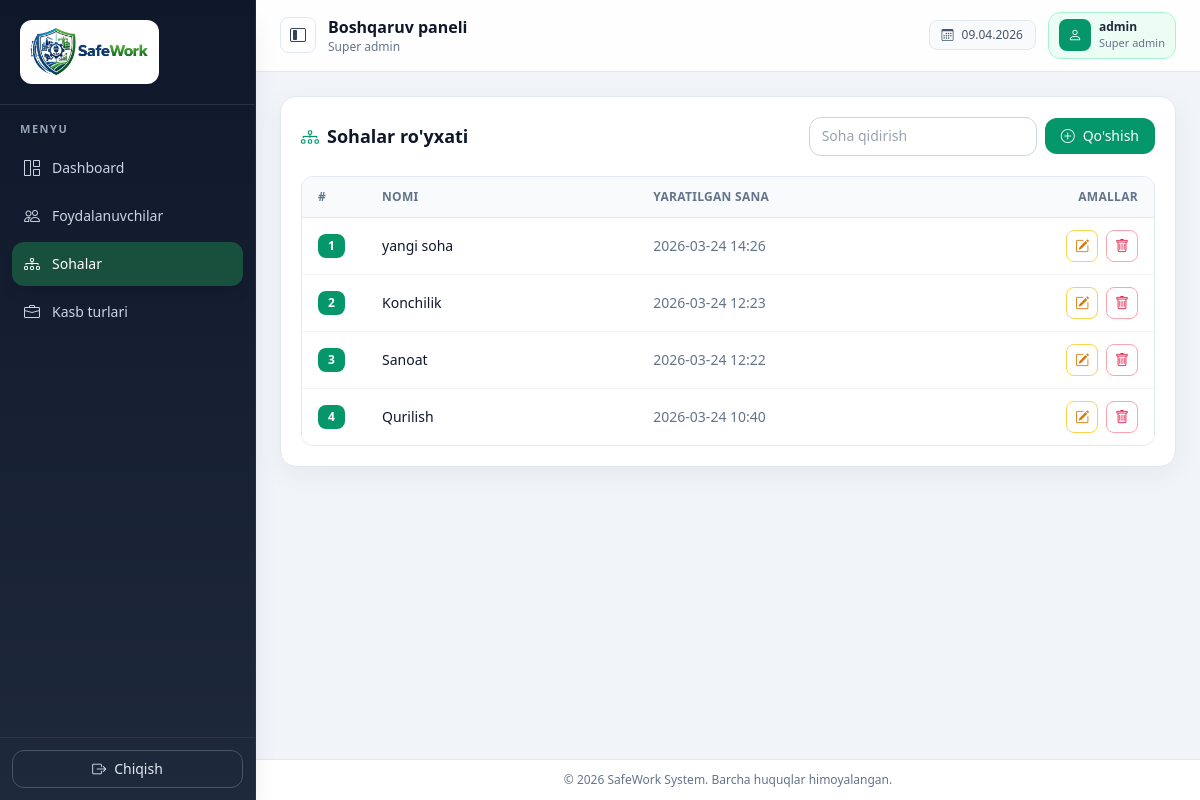
The page /industries/ (signed in) on the database its author committed.
### industries/models.py (models this page shows, shortened)
class Industry(models.Model):
    name = models.CharField(max_length=255, unique=True)
    created_at = models.DateTimeField(auto_now_add=True)
    class Meta:
        ordering = ['-created_at']
        verbose_name_plural = 'Industries'

### industries/views.py (the view)
# urls.py: path('', IndustryListView.as_view(), name='list'),
class IndustryListView(SuperuserActionRequiredMixin, View):
    template_name = 'industries.html'
    def get(self, request, *args, **kwargs):
        q = request.GET.get('q', '').strip()
        sort = request.GET.get('sort', 'created_at')
        direction = request.GET.get('dir', 'desc')
        sort_map = {
            'id': 'id',
            'name': 'name',
            'created_at': 'created_at',
        }
        sort_field = sort_map.get(sort, 'created_at')
        if direction == 'desc':
            sort_field = f'-{sort_field}'
        industries = Industry.objects.all()
        if q:
            industries = industries.filter(name__icontains=q)
        industries = industries.order_by(sort_field)
        context = {
            'form': IndustryCreateForm(),
            'industries': industries,
            'q': q,
            'sort': sort,
            'dir': direction,
        }
        context.update({'is_super_admin': True, 'is_company_admin': False, 'role_name': 'Super admin'})
        return render(request, self.template_name, context)

### industries/forms.py
class IndustryCreateForm(forms.ModelForm):
    class Meta:
        model = Industry
        fields = ['name']
        widgets = {
            'name': forms.TextInput(
                attrs={
                    'class': 'form-control',
                    'placeholder': "Soha nomini kiriting",
                }
            )
        }

### accounts/mixins.py (called while the page is built)
    def test_func(self):
        return self.request.user.is_superuser

### templates/industries.html (shortened to what this page needs)
{% extends 'base.html' %}
{% block content %}
<div class="rounded-2xl border border-slate-200 bg-white p-5 shadow-[0_8px_30px_rgba(15,23,42,0.05)]">
    <div class="mb-5 flex flex-wrap items-center justify-between gap-3">
        <h2 class="text-lg font-semibold text-slate-900">
            <i class="bi bi-diagram-3 mr-2 text-emerald-600"></i>Sohalar ro'yxati
        </h2>
        <div class="flex flex-wrap items-center gap-2">
            <form class="flex" method="get">
                <input
                    id="industry-search"
                    class="form-control min-w-[220px]"
                    type="search"
                    name="q"
                    value="{{ q }}"
                    placeholder="Soha qidirish"
                />
            </form>
            {% if is_super_admin %}
                <button class="inline-flex items-center gap-2 rounded-xl bg-emerald-600 px-4 py-2 text-sm font-medium text-white transition hover:bg-emerald-700" data-bs-toggle="modal" data-bs-target="#industryAddModal" type="button">
                    <i class="bi bi-plus-circle"></i> Qo'shish
                </button>
            {% endif %}
        </div>
    </div>
    <div class="overflow-x-auto rounded-xl border border-slate-200">
        <table id="industry-table" class="min-w-full divide-y divide-slate-200 text-sm">
            <thead class="bg-slate-50 text-left text-xs font-semibold uppercase tracking-wide text-slate-500">
                <tr>
                    <th class="px-4 py-3 w-16"><a class="table-head-link" href="?q={{ q }}&sort=id&dir={% if sort == 'id' and dir == 'asc' %}desc{% else %}asc{% endif %}">#</a></th>
                    <th class="px-4 py-3"><a class="table-head-link" href="?q={{ q }}&sort=name&dir={% if sort == 'name' and dir == 'asc' %}desc{% else %}asc{% endif %}">Nomi</a></th>
                    <th class="px-4 py-3"><a class="table-head-link" href="?q={{ q }}&sort=created_at&dir={% if sort == 'created_at' and dir == 'asc' %}desc{% else %}asc{% endif %}">Yaratilgan sana</a></th>
                    {% if is_super_admin %}
                        <th class="px-4 py-3 text-right w-32">Amallar</th>
                    {% endif %}
                </tr>
            </thead>
            <tbody class="divide-y divide-slate-100 bg-white">
                {% for industry in industries %}
                    <tr class="hover:bg-slate-50">
                        <td class="px-4 py-3">
                            <span class="inline-flex rounded-lg bg-emerald-600 px-2.5 py-1 text-xs font-semibold text-white">{{ forloop.counter }}</span>
                        </td>
                        <td class="px-4 py-3 font-medium text-slate-900">{{ industry.name }}</td>
                        <td class="px-4 py-3 text-slate-500">{{ industry.created_at|date:'Y-m-d H:i' }}</td>
                        {% if is_super_admin %}
                            <td class="px-4 py-3 text-right">
                                <button class="mr-1 inline-flex h-8 w-8 items-center justify-center rounded-lg border border-amber-300 text-amber-600 transition hover:bg-amber-50" data-bs-toggle="modal" data-bs-target="#industryEditModal{{ industry.id }}" type="button">
                                    <i class="bi bi-pencil-square"></i>
                                </button>
                                <button class="inline-flex h-8 w-8 items-center justify-center rounded-lg border border-rose-300 text-rose-600 transition hover:bg-rose-50" data-bs-toggle="modal" data-bs-target="#industryDeleteModal{{ industry.id }}" type="button">
                                    <i class="bi bi-trash"></i>
                                </button>
                            </td>
                        {% endif %}
                    </tr>
                {% empty %}
                    <tr>
                        <td colspan="{% if is_super_admin %}4{% else %}3{% endif %}" class="px-4 py-10 text-center text-slate-400">
                            <i class="bi bi-inbox mb-2 block text-2xl"></i>Ma'lumot topilmadi
                        </td>
                    </tr>
                {% endfor %}
            </tbody>
        </table>
    </div>
</div>
{% endblock %}

### templates/base.html (shortened to what this page needs)
{% load static %}
<!DOCTYPE html>
<html lang="uz">
<head>
    <script src="https://cdn.tailwindcss.com"></script>
    <link href="https://cdn.jsdelivr.net/npm/bootstrap-icons@1.11.3/font/bootstrap-icons.min.css" rel="stylesheet" />
</head>
<body class="bg-slate-100 text-slate-900 antialiased">
<div class="app-shell flex min-h-screen w-full">
    <aside id="app-sidebar" class="sidebar fixed inset-y-0 left-0 z-40 flex w-64 -translate-x-full flex-col border-r border-slate-700/40 bg-gradient-to-b from-slate-900 to-slate-800 text-slate-100 shadow-xl lg:static lg:translate-x-0">
        <div class="flex items-center border-b border-slate-700/60 px-5 py-5">
            <div class="flex h-16 items-center justify-center rounded-xl bg-white px-2.5 py-1.5 shadow-sm">
                <img src="{% static 'images/safework-logo2.png' %}" alt="SafeWork logo" class="h-12 w-auto object-contain" />
            </div>
        </div>
        <nav class="flex-1 px-3 py-4">
            <div class="px-2 pb-2 text-[11px] font-semibold uppercase tracking-[0.14em] text-slate-400">Menyu</div>
            <a class="nav-link mb-1 flex items-center gap-3 rounded-xl px-3 py-2.5 text-sm font-medium transition {% if request.resolver_match.url_name == 'dashboard' %}bg-brand-500/30 text-white shadow-lg shadow-brand-900/20{% else %}text-slate-300 hover:bg-white/10 hover:text-white{% endif %}" href="{% url 'dashboard' %}">
                <i class="bi bi-grid-1x2 text-base"></i> Dashboard
            </a>
            {% if is_super_admin %}
                <a class="nav-link mb-1 flex items-center gap-3 rounded-xl px-3 py-2.5 text-sm font-medium transition {% if request.resolver_match.url_name == 'users' %}bg-brand-500/30 text-white shadow-lg shadow-brand-900/20{% else %}text-slate-300 hover:bg-white/10 hover:text-white{% endif %}" href="{% url 'users' %}">
                    <i class="bi bi-people text-base"></i> Foydalanuvchilar
                </a>
                <a class="nav-link mb-1 flex items-center gap-3 rounded-xl px-3 py-2.5 text-sm font-medium transition {% if request.resolver_match.namespace == 'industries' %}bg-brand-500/30 text-white shadow-lg shadow-brand-900/20{% else %}text-slate-300 hover:bg-white/10 hover:text-white{% endif %}" href="{% url 'industries:list' %}">
                    <i class="bi bi-diagram-3 text-base"></i> Sohalar
                </a>
                <a class="nav-link mb-1 flex items-center gap-3 rounded-xl px-3 py-2.5 text-sm font-medium transition {% if request.resolver_match.namespace == 'professions' %}bg-brand-500/30 text-white shadow-lg shadow-brand-900/20{% else %}text-slate-300 hover:bg-white/10 hover:text-white{% endif %}" href="{% url 'professions:list' %}">
                    <i class="bi bi-briefcase text-base"></i> Kasb turlari
                </a>
            {% endif %}
        </nav>
        <div class="mt-auto border-t border-slate-700/60 p-3">
            <form method="post" action="{% url 'logout' %}" class="m-0">
                <button type="submit" class="flex w-full items-center justify-center gap-2 rounded-xl border border-slate-600 px-3 py-2 text-sm font-medium text-slate-200 transition hover:border-red-400/40 hover:bg-red-500/15 hover:text-red-200">
                    <i class="bi bi-box-arrow-right"></i> Chiqish
                </button>
            </form>
        </div>
    </aside>
    <div id="main-wrap" class="flex min-h-screen min-w-0 flex-1 flex-col">
        <header class="sticky top-0 z-20 border-b border-slate-200 bg-white/90 px-4 py-3 backdrop-blur lg:px-6">
            <div class="flex items-center justify-between gap-3">
                <div class="flex min-w-0 items-center gap-2 lg:gap-3">
                    <button class="hidden h-9 w-9 items-center justify-center rounded-lg border border-slate-200 text-slate-700 transition hover:bg-slate-100 lg:inline-flex" id="desktop-menu-btn" type="button" title="Sidebarni yopish/ochish">
                        <i id="desktop-menu-icon" class="bi bi-layout-sidebar-inset"></i>
                    </button>
                    <div class="min-w-0">
                        <div class="truncate text-sm font-semibold text-slate-900 lg:text-base">Boshqaruv paneli</div>
                        <div class="hidden truncate text-xs text-slate-500 sm:block">
                            {{ role_name|default:'Mehmon' }}
                        </div>
                    </div>
                </div>
                <div class="flex items-center gap-2 lg:gap-3">
                    <div class="hidden items-center gap-2 rounded-lg border border-slate-200 bg-slate-50 px-3 py-1.5 text-xs font-medium text-slate-600 sm:flex">
                        <i class="bi bi-calendar3"></i>
                        {% now "d.m.Y" %}
                    </div>
                    <div class="flex items-center gap-2 rounded-xl border px-2.5 py-1.5 {% if is_super_admin %}border-emerald-200 bg-emerald-50{% elif is_company_admin %}border-amber-200 bg-amber-50{% else %}border-slate-200 bg-slate-50{% endif %}">
                        <div class="flex h-8 w-8 items-center justify-center rounded-lg {% if is_super_admin %}bg-emerald-600{% elif is_company_admin %}bg-amber-600{% else %}bg-slate-700{% endif %} text-white">
                            <i class="bi bi-person text-sm"></i>
                        </div>
                        <div>
                            <div class="text-xs font-semibold text-slate-800">{{ request.user.username }}</div>
                            <div class="hidden text-[11px] text-slate-500 sm:block">{{ role_name|default:'Foydalanuvchi' }}</div>
                        </div>
                    </div>
                </div>
            </div>
        </header>
        <main class="flex-1 px-4 py-5 lg:px-6 lg:py-6">
            {% block content %}{% endblock %}
        </main>
        <footer class="border-t border-slate-200 bg-white px-4 py-3 text-center text-xs text-slate-500 lg:px-6">
            © {% now "Y" %} SafeWork System. Barcha huquqlar himoyalangan.
        </footer>
    </div>
</div>
</body>
</html>

### templates/base.html (style rules this page uses)
.form-control, .form-select { width: 100%; border: 1px solid #cbd5e1; border-radius: 0.75rem; padding: 0.55rem 0.75rem; font-size: 0.875rem; line-height: 1.25rem; color: #0f172a; background: #ffffff; transition: border-color .2s ease, box-shadow .2s ease; }
.table-head-link { color: inherit; text-decoration: none; transition: color .2s ease; }
.sidebar { transition: transform .25s ease, width .25s ease, min-width .25s ease; }

### rows shown on the page
Industry: name "yangi soha", created_at "2026-03-24 14:26"
Industry: name "Konchilik", created_at "2026-03-24 12:23"
Industry: name "Sanoat", created_at "2026-03-24 12:22"
Industry: name "Qurilish", created_at "2026-03-24 10:40"

### other values the page prints
{{ role_name|default:'Mehmon' }} "Super admin"
{{ request.user.username }} "admin"
{{ role_name|default:'Foydalanuvchi' }} "Super admin"
